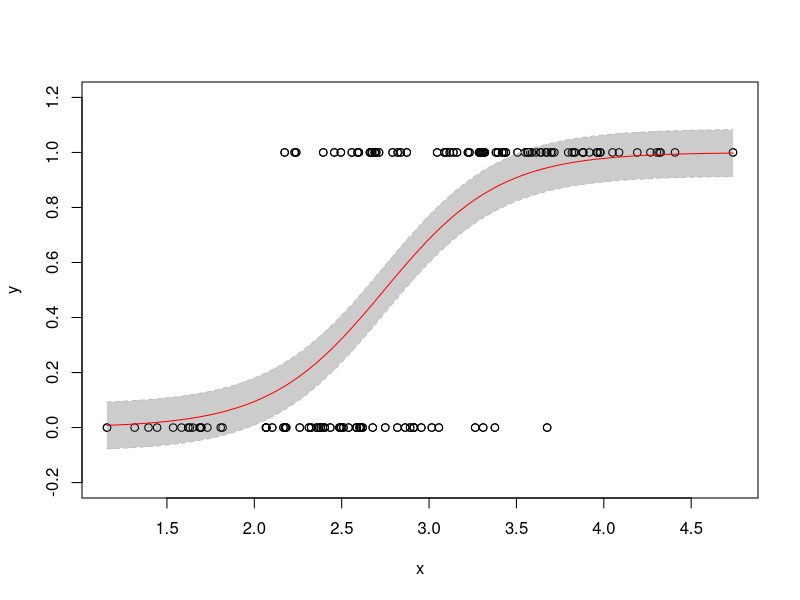

The R script that drew this image: (Note: this script raises an error after producing the figure.)
x<- c(rnorm(55, 2.4, .65), rnorm(75, 3.34, .55))
y<- c(rep(0, 55), rep(1, 75))

require(stats); require(graphics)
library(splines)
# x_raw <- seq(1,10,0.1)
N <- length(x)
# y <- cos(x_raw)+rnorm(len_data,0,0.1)
# y[30] <- 1.4 # outlier point

summary(fm1 <-  glm(y ~ x, family = binomial))
x.new <-seq(min(x), max(x),len = N)
plot(x = x, y = y, type = 'p', ylim = c(-0.2, 1.2))
y.new <- predict(fm1, data.frame(x = x.new), type = "response")

length(y.new)
lines(x.new, y.new, col = "red")

phat <- mean(y.new)
marg_err<- 1.96*sqrt(phat*(1-phat)/N)
y.new_minus <- y.new - marg_err
y.new_plus <-y.new + marg_err

# plot(x = x_raw, y = y,type = 'n')
polygon(c(x.new,rev(x.new)),c(y.new_minus,rev(y.new_plus)),col = "grey80", border = NA)
points(x = x, y = y, type = 'p')
lines(x= x.new, y = y.new_plus, lty = 2, col = 'grey')
lines(x= x.new, y = y.new, col = "red")
lines(x= x.new, y = y.new_minus, lty = 2, col = 'grey')

logiplot(independ = x, depend = y, box = TRUE, dit = FALSE, hist = TRUE)

plot(x, y, ylim = c(-0.2, 1.2))

qnorm(((1-0.95)/2)+0.95)


# https://arxiv.org/pdf/1604.01242.pdf
##########################################
# https://stackoverflow.com/questions/14423325/confidence-intervals-for-predictions-from-logistic-regression

foo <- mtcars[,c("mpg","vs")]; names(foo) <- c("x","y") ## Working example data
mod <- glm(y ~ x, data = foo, family = binomial)
preddata <- with(foo, data.frame(x = seq(min(x), max(x), length = 100)))
preds <- predict(mod, newdata = preddata, type = "link", se.fit = TRUE)


critval <- qnorm(0.975) ## approx 95% CI
upr <- preds$fit + (critval * preds$se.fit)
lwr <- preds$fit - (critval * preds$se.fit)
fit <- preds$fit




fit2 <- mod$family$linkinv(fit)
upr2 <- mod$family$linkinv(upr)
lwr2 <- mod$family$linkinv(lwr)


preddata$lwr <- lwr2 
preddata$upr <- upr2 
ggplot(data=foo, mapping=aes(x=x,y=y)) + geom_point() +         
  stat_smooth(method="glm", method.args=list(family=binomial)) + 
  geom_line(data=preddata, mapping=aes(x=x, y=upr), col="red") + 
  geom_line(data=preddata, mapping=aes(x=x, y=lwr), col="red") 

